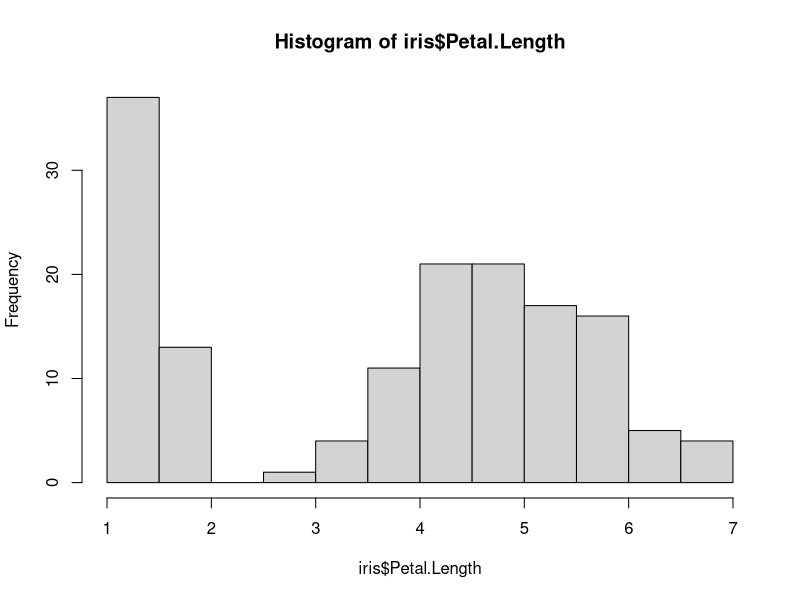
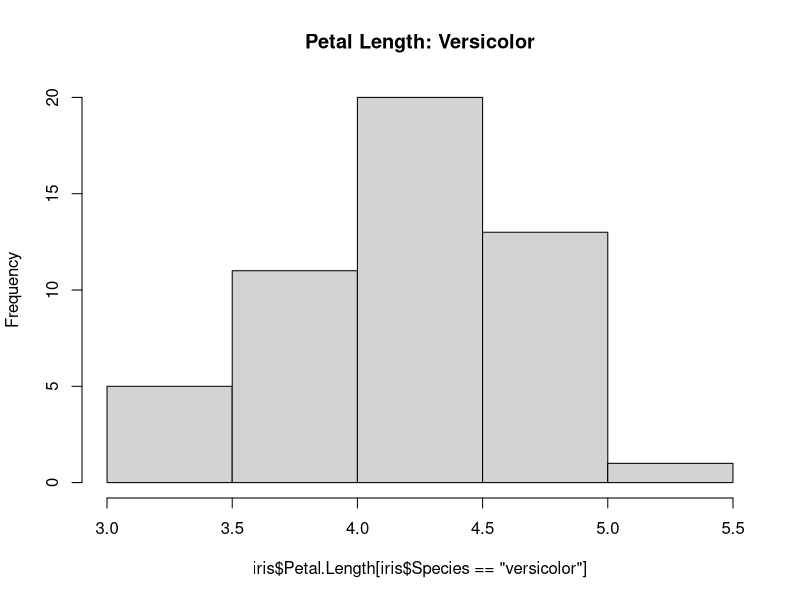
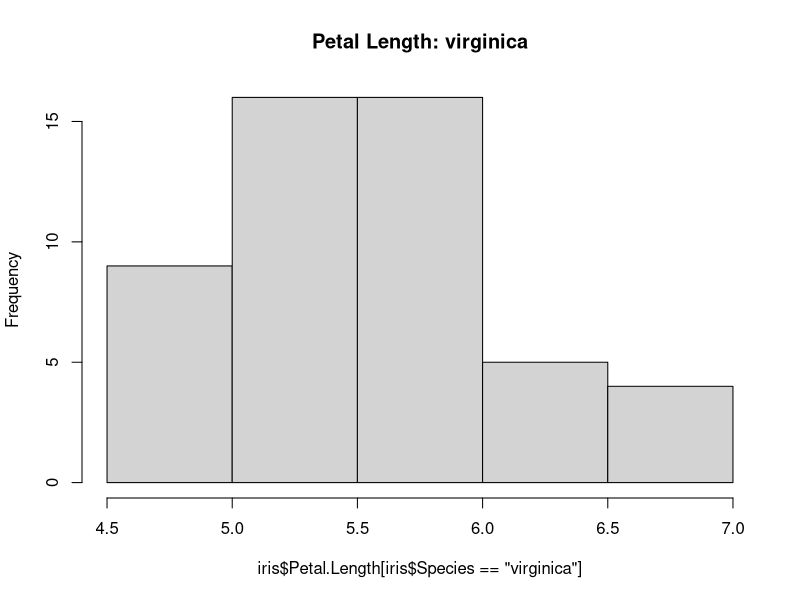
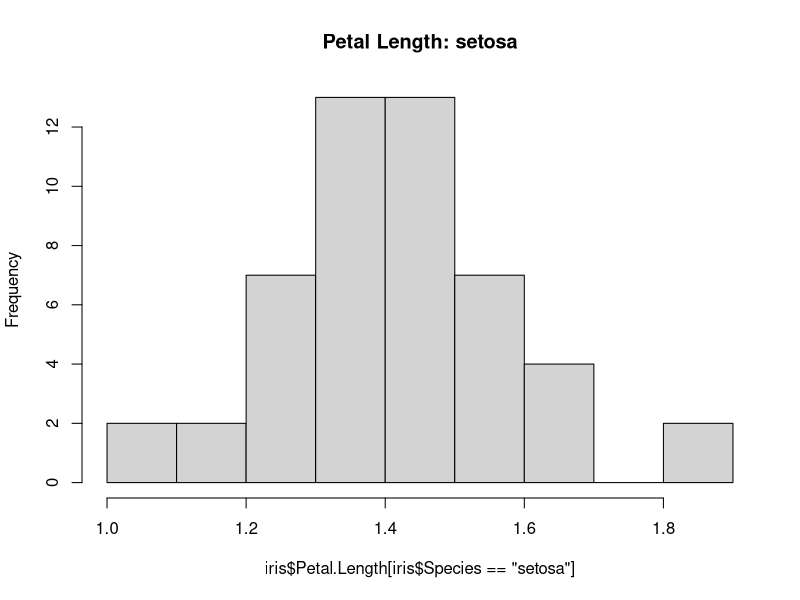
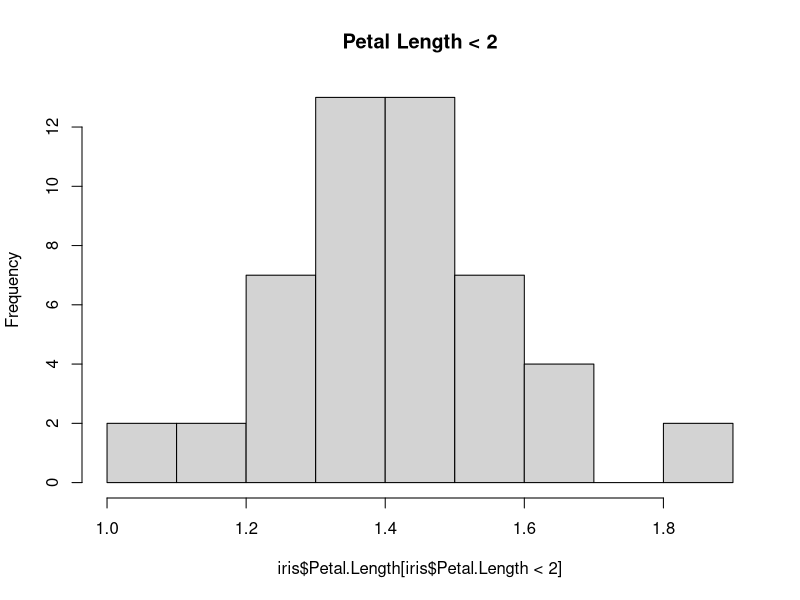
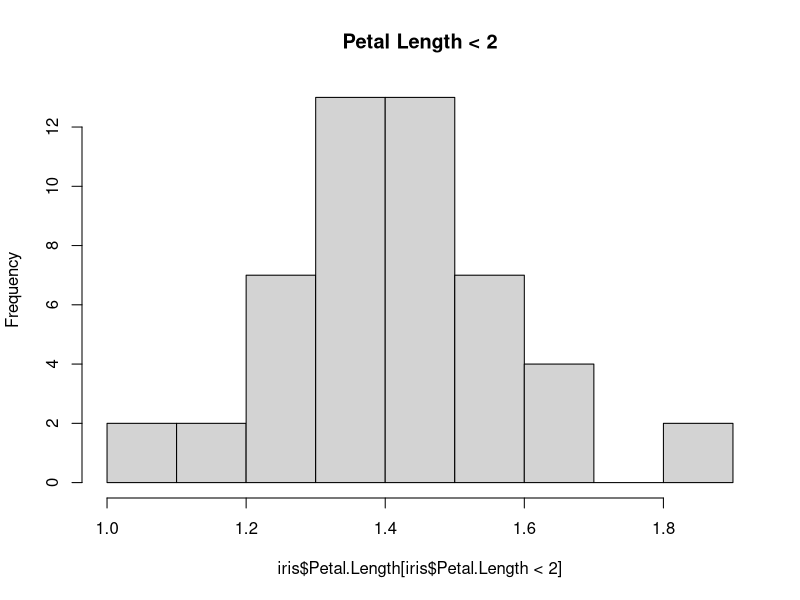
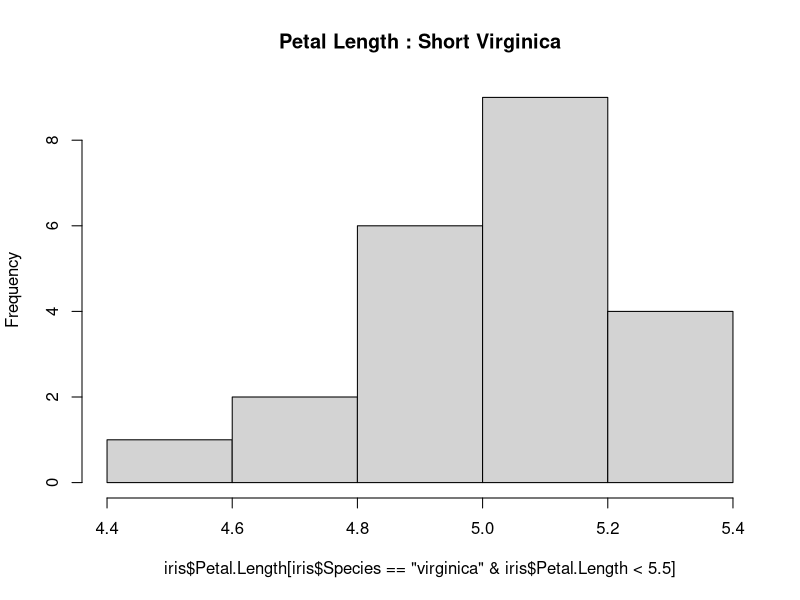
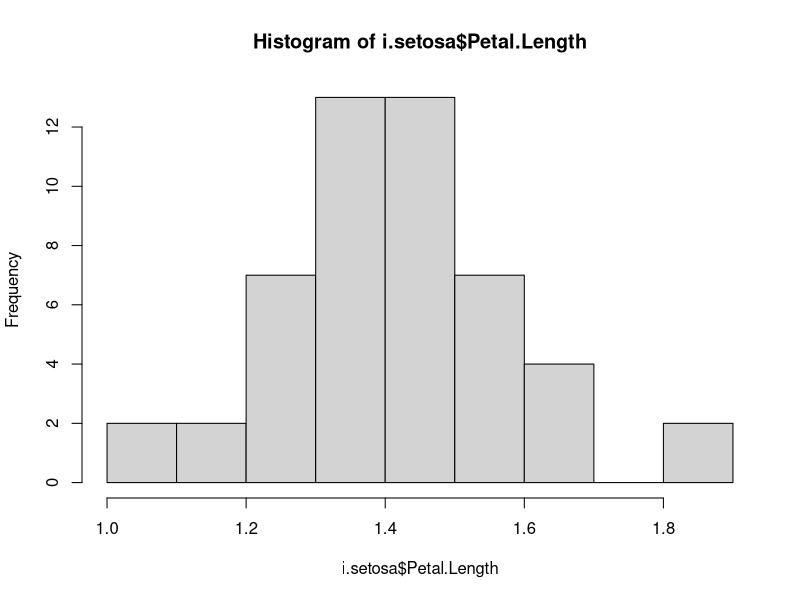

Reproduce these figures in R, in order.
library(datasets)

?iris
head(iris)


#All data
hist(iris$Petal.Length)
summary(iris$Petal.Length)

summary(iris$Species)


# Select case by Category

hist(iris$Petal.Length[iris$Species == "versicolor"],main="Petal Length: Versicolor")

hist(iris$Petal.Length[iris$Species == "virginica"],main="Petal Length: virginica")

hist(iris$Petal.Length[iris$Species == "setosa"],main="Petal Length: setosa")

hist(iris$Petal.Length[iris$Petal.Length<2], main ="Petal Length < 2")

#Short petals only
hist(iris$Petal.Length[iris$Petal.Length<2], main ="Petal Length < 2")

# Multiple Selectors
hist(iris$Petal.Length[iris$Species == "virginica" & iris$Petal.Length<5.5], main ="Petal Length : Short Virginica")

# Create Sub Sample
#Leave rows or columns blan to select all
i.setosa <- iris[iris$Species == "setosa",]

#Explore subsample
head(i.setosa)
summary(i.setosa)
hist(i.setosa$Petal.Length)

#Clean up
detach("package:datasets", unload=TRUE)
